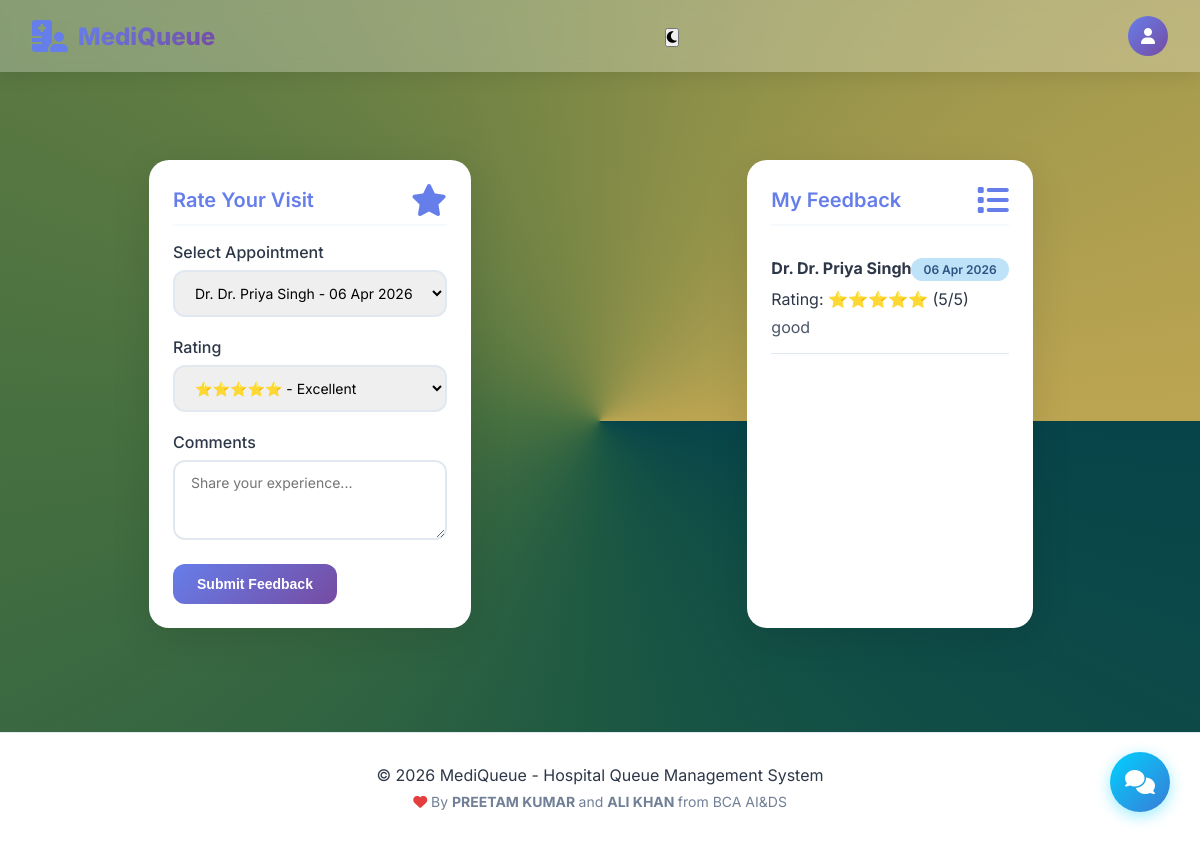
The app's page /patient/feedback.php (signed in) with its own data.
### tables this page shows
CREATE TABLE `feedback` (
  `feedback_id` int(11) NOT NULL,
  `appointment_id` int(11) NOT NULL,
  `rating` int(11) DEFAULT NULL CHECK (`rating` between 1 and 5),
  `comment` text DEFAULT NULL,
  `created_at` timestamp NOT NULL DEFAULT current_timestamp()
);

CREATE TABLE `doctors` (
  `doctor_id` int(11) NOT NULL,
  `user_id` int(11) DEFAULT NULL,
  `full_name` varchar(100) NOT NULL,
  `department_id` int(11) NOT NULL,
  `specialization` varchar(100) DEFAULT NULL,
  `consultation_time` int(11) DEFAULT 10,
  `is_available` tinyint(1) DEFAULT 1,
  `created_at` timestamp NOT NULL DEFAULT current_timestamp()
);

### patient/feedback.php (the view, shortened to what this page needs)
<?php
require_once '../config/db.php';
$user_id = $_SESSION['user_id'];
$stmt = $pdo->prepare("
    SELECT a.appointment_id, d.full_name as doctor_name, a.appointment_date
    FROM appointments a
    JOIN doctors d ON a.doctor_id = d.doctor_id
    JOIN patients p ON a.patient_id = p.patient_id
    WHERE p.user_id = ? AND a.status = 'completed'
    AND a.appointment_id NOT IN (SELECT appointment_id FROM feedback)
");
$stmt->execute([$user_id]);
$appointments = $stmt->fetchAll();
$stmt = $pdo->prepare("
    SELECT f.*, d.full_name as doctor_name
    FROM feedback f
    JOIN appointments a ON f.appointment_id = a.appointment_id
    JOIN doctors d ON a.doctor_id = d.doctor_id
    JOIN patients p ON a.patient_id = p.patient_id
    WHERE p.user_id = ?
    ORDER BY f.created_at DESC
");
$stmt->execute([$user_id]);
$my_feedback = $stmt->fetchAll();
include '../includes/header.php';
?>
<div class="grid">
    <div class="card">
        <div class="card-header">
            <h3 class="card-title">Rate Your Visit</h3>
            <i class="fas fa-star"></i>
        </div>
        <?php if (empty($appointments)): ?>
            <div style="text-align: center; padding: 2rem;">
                <i class="fas fa-check-circle" style="font-size: 3rem; color: #48bb78;"></i>
                <p style="margin-top: 1rem;">No pending appointments to rate.</p>
                <p>Thank you for your visits!</p>
            </div>
        <?php else: ?>
            <form method="POST">
                <div class="form-group">
                    <label class="form-label">Select Appointment</label>
                    <select name="appointment_id" class="form-control" required>
                        <?php foreach ($appointments as $row): ?>
                            <option value="<?php echo $row['appointment_id']; ?>">
                                Dr. <?php echo htmlspecialchars($row['doctor_name']); ?> - <?php echo date('d M Y', strtotime($row['appointment_date'])); ?>
                            </option>
                        <?php endforeach; ?>
                    </select>
                </div>
                <div class="form-group">
                    <label class="form-label">Rating</label>
                    <select name="rating" class="form-control" required>
                        <option value="5">⭐⭐⭐⭐⭐ - Excellent</option>
                    </select>
                </div>
                <div class="form-group">
                    <label class="form-label">Comments</label>
                    <textarea name="comment" class="form-control" rows="3" placeholder="Share your experience..."></textarea>
                </div>
                <button type="submit" class="btn btn-primary">Submit Feedback</button>
            </form>
        <?php endif; ?>
    </div>
    <div class="card">
        <div class="card-header">
            <h3 class="card-title">My Feedback</h3>
            <i class="fas fa-list"></i>
        </div>
        <?php if (empty($my_feedback)): ?>
            <div style="text-align: center; padding: 2rem;">
                <i class="fas fa-star" style="font-size: 3rem; color: #a0aec0;"></i>
                <p style="margin-top: 1rem;">No feedback submitted yet.</p>
            </div>
        <?php else: ?>
            <?php foreach ($my_feedback as $row): ?>
            <div style="border-bottom: 1px solid #e2e8f0; padding: 1rem 0;">
                <div style="display: flex; justify-content: space-between;">
                    <strong>Dr. <?php echo htmlspecialchars($row['doctor_name']); ?></strong>
                    <span class="badge badge-info"><?php echo date('d M Y', strtotime($row['created_at'])); ?></span>
                </div>
                <div style="margin: 0.5rem 0;">
                    Rating: <?php echo str_repeat('⭐', $row['rating']); ?> (<?php echo $row['rating']; ?>/5)
                </div>
                <p style="color: #4a5568;"><?php echo nl2br(htmlspecialchars($row['comment'])); ?></p>
            </div>
            <?php endforeach; ?>
        <?php endif; ?>
    </div>
</div>
<?php include '../includes/footer.php'; ?>

### assets/css/style.css (style rules this page uses)
:root { --primary: #667eea; --primary-dark: #5a67d8; --secondary: #764ba2; --success: #48bb78; --warning: #ed8936; --danger: #f56565; --dark: #2d3748; --light: #f7fafc; --gray: #a0aec0; }
* { margin: 0; padding: 0; box-sizing: border-box; }
body { font-family: 'Inter', sans-serif; background: conic-gradient(from 90deg, #07444a 0.000deg, #1c5842 90.000deg, #477040 180.000deg, #808a46 270.000deg, #bca552 360.000deg); min-height: 100vh; background-repeat: repeat; background-size: auto 100%; color: var(--dark); }
.btn { padding: 0.75rem 1.5rem; border: none; border-radius: 12px; font-weight: 600; cursor: pointer; transition: all 0.3s; display: inline-flex; align-items: center; gap: 0.5rem; text-decoration: none; font-size: 0.875rem; }
.btn-primary { background: linear-gradient(135deg, #667eea, #764ba2); color: white; }
.form-group { margin-bottom: 16px; }
.form-label { display: block; margin-bottom: 0.5rem; font-weight: 500; color: #2d3748; }
.form-control { width: 100%; padding: 0.75rem 1rem; border: 2px solid #e2e8f0; border-radius: 12px; font-size: 0.875rem; transition: all 0.3s; }
.grid { display: grid; grid-template-columns: repeat(auto-fit, minmax(300px, 1fr)); gap: 1.5rem; }
.badge { display: inline-block; padding: 0.25rem 0.75rem; border-radius: 50px; font-size: 0.75rem; font-weight: 600; }
.badge-info { background: #bee3f8; color: #2c5282; }
.card { background: white; max-width: 450px; margin: 80px auto; border-radius: 20px; padding: 1.5rem; box-shadow: 0 10px 40px rgba(0, 0, 0, 0.1); margin-bottom: 1.5rem; transition: transform 0.3s, box-shadow 0.3s; }
.card-header { display: flex; justify-content: space-between; align-items: center; margin-bottom: 1rem; padding-bottom: 0.5rem; border-bottom: 2px solid #f7fafc; }
.card-title { font-size: 1.25rem; font-weight: 600; color: #667eea; }
.card i { font-size: 2rem; color: #667eea; }
.btn { padding: 0.75rem 1.5rem; border: none; border-radius: 12px; font-weight: 600; cursor: pointer; transition: all 0.3s; font-size: 0.875rem; display: inline-flex; align-items: center; gap: 0.5rem; text-decoration: none; }
.btn-primary { background: linear-gradient(135deg, var(--primary), var(--secondary)); color: white; }
.form-group { margin-bottom: 1.25rem; }
.form-label { display: block; margin-bottom: 0.5rem; font-weight: 500; color: var(--dark); }
.form-control { width: 100%; padding: 0.75rem 1rem; border: 2px solid #e2e8f0; border-radius: 12px; font-size: 0.875rem; transition: all 0.3s; font-family: inherit; }
textarea.form-control { resize: vertical; min-height: 80px; }
select.form-control { cursor: pointer; }
* { scrollbar-width: thin; scrollbar-color: var(--gray) var(--light); }

### records on screen
feedback: doctors.full_name "Dr. Priya Singh", created_at "06 Apr 2026", rating "⭐⭐⭐⭐⭐", rating "5", comment "good"
